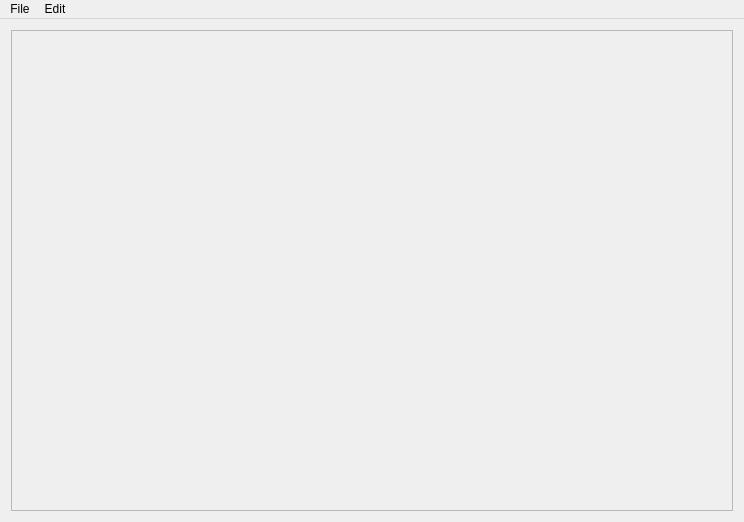
<?xml version="1.0" encoding="UTF-8"?>
<ui version="4.0">
 <class>MainWindow</class>
 <widget class="QMainWindow" name="MainWindow">
  <property name="geometry">
   <rect>
    <x>0</x>
    <y>0</y>
    <width>744</width>
    <height>522</height>
   </rect>
  </property>
  <property name="windowTitle">
   <string>Text Recognition</string>
  </property>
  <widget class="QWidget" name="centralWidget">
   <layout class="QGridLayout" name="gridLayout">
    <item row="0" column="0">
     <widget class="QScrollArea" name="scrollArea">
      <property name="widgetResizable">
       <bool>true</bool>
      </property>
      <widget class="QWidget" name="scrollAreaWidgetContents">
       <property name="geometry">
        <rect>
         <x>0</x>
         <y>0</y>
         <width>724</width>
         <height>479</height>
        </rect>
       </property>
      </widget>
     </widget>
    </item>
   </layout>
  </widget>
  <widget class="QMenuBar" name="menuBar">
   <property name="geometry">
    <rect>
     <x>0</x>
     <y>0</y>
     <width>744</width>
     <height>23</height>
    </rect>
   </property>
   <widget class="QMenu" name="menuFile">
    <property name="title">
     <string>File</string>
    </property>
    <addaction name="actionOpen"/>
    <addaction name="actionExit"/>
   </widget>
   <widget class="QMenu" name="menuEdit">
    <property name="title">
     <string>Edit</string>
    </property>
    <addaction name="actionExtract_Text"/>
   </widget>
   <addaction name="menuFile"/>
   <addaction name="menuEdit"/>
  </widget>
  <action name="actionOpen">
   <property name="text">
    <string>Open</string>
   </property>
   <property name="shortcut">
    <string>Ctrl+O</string>
   </property>
  </action>
  <action name="actionExit">
   <property name="text">
    <string>Exit</string>
   </property>
   <property name="shortcut">
    <string>Ctrl+Q</string>
   </property>
  </action>
  <action name="actionExtract_Text">
   <property name="text">
    <string>Extract Text</string>
   </property>
   <property name="shortcut">
    <string>Ctrl+E</string>
   </property>
  </action>
 </widget>
 <layoutdefault spacing="6" margin="11"/>
 <resources/>
 <connections>
  <connection>
   <sender>actionOpen</sender>
   <signal>triggered()</signal>
   <receiver>MainWindow</receiver>
   <slot>openFile()</slot>
   <hints>
    <hint type="sourcelabel">
     <x>-1</x>
     <y>-1</y>
    </hint>
    <hint type="destinationlabel">
     <x>371</x>
     <y>260</y>
    </hint>
   </hints>
  </connection>
  <connection>
   <sender>actionExtract_Text</sender>
   <signal>triggered()</signal>
   <receiver>MainWindow</receiver>
   <slot>extractText()</slot>
   <hints>
    <hint type="sourcelabel">
     <x>-1</x>
     <y>-1</y>
    </hint>
    <hint type="destinationlabel">
     <x>371</x>
     <y>260</y>
    </hint>
   </hints>
  </connection>
  <connection>
   <sender>actionExit</sender>
   <signal>triggered()</signal>
   <receiver>MainWindow</receiver>
   <slot>close()</slot>
   <hints>
    <hint type="sourcelabel">
     <x>-1</x>
     <y>-1</y>
    </hint>
    <hint type="destinationlabel">
     <x>371</x>
     <y>260</y>
    </hint>
   </hints>
  </connection>
 </connections>
 <slots>
  <slot>openFile()</slot>
  <slot>extractText()</slot>
 </slots>
</ui>
